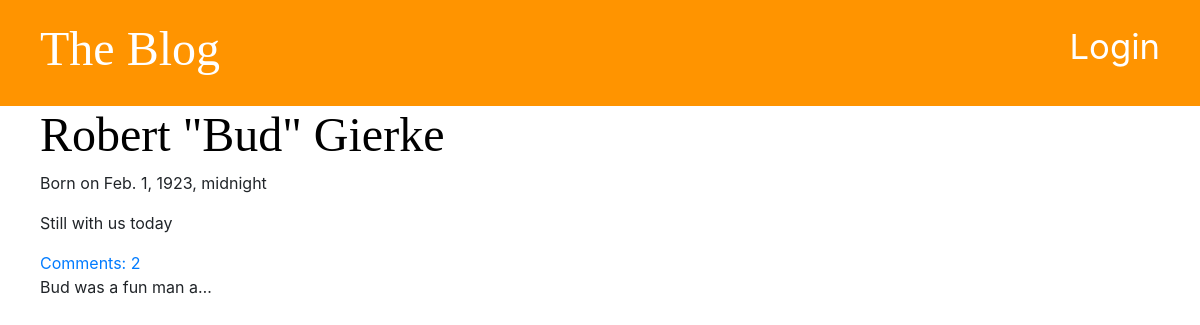
The page / on the database its author committed.
### blog/models.py (models this page shows, shortened)
class Post(models.Model):
	author = models.ForeignKey('auth.User', on_delete=models.CASCADE)
	name = models.CharField(max_length=200, unique=True)
	date_of_birth = models.DateTimeField(blank=True, null=True)
	date_deceased = models.DateTimeField(blank=True, null=True)
	parents = models.CharField(max_length=100, blank=True, null=True)
	spouse = models.CharField(max_length=100, blank=True, null=True)
	children =  models.CharField(max_length=300, blank=True, null=True)
	city =  models.CharField(max_length=100, blank=True, null=True)
	text = models.TextField()
	picture = models.ImageField(blank=True, upload_to='images/', default='images/IMG_3232.JPG')
	created_date = models.DateTimeField(default=timezone.now)
	published_date = models.DateTimeField(blank=True, null=True)
	def approved_comments(self):
		return self.comments.filter(approved=True)

### blog/views.py (the view)
# urls.py: path('', views.post_list, name='post_list'),
def post_list(request):
	posts = Post.objects.order_by('name')
	stuff_for_frontend = {'posts': posts}
	return render(request, 'blog/post_list.html', stuff_for_frontend)

### blog/templates/blog/post_list.html (shortened to what this page needs)
{% extends 'blog/base.html' %}
{% block content %}
	{% for post in posts %}
		<div class="post">
			<h1><a href="{% url 'post_detail' pk=post.pk %}">{{ post.name }}</a></h1>
			<div>
				<p>Born on {{ post.date_of_birth }}</p>
				{% if post.deceased_date is not None %}
					<p>Died on {{ post.deceased_date }}</p>
				{% else %}
					<p>Still with us today</p>
				{% endif %}
				<a href="{% url 'post_detail' pk=post.pk %}">Comments: {{ post.approved_comments.count }}</a>
			</div>
			<p>{{ post.text|truncatechars:20 }}</p>
		</div>
	{% endfor %}
{% endblock %}

### blog/static/css/blog.css (style rules this page uses)
h1, h2, h3, h4 { font-family: 'Tangerine', 'Inconsolata', 'Droid Sans', serif; font-size: 48px; }
.post { margin-bottom: 60px; margin-left: 40px; }
.post h1 a { color: #000000; }

### rows shown on the page
Post: name "Robert \"Bud\" Gierke", date_of_birth "Feb. 1, 1923, midnight", approved_comments.count "2", text "Bud was a fun man a…"
